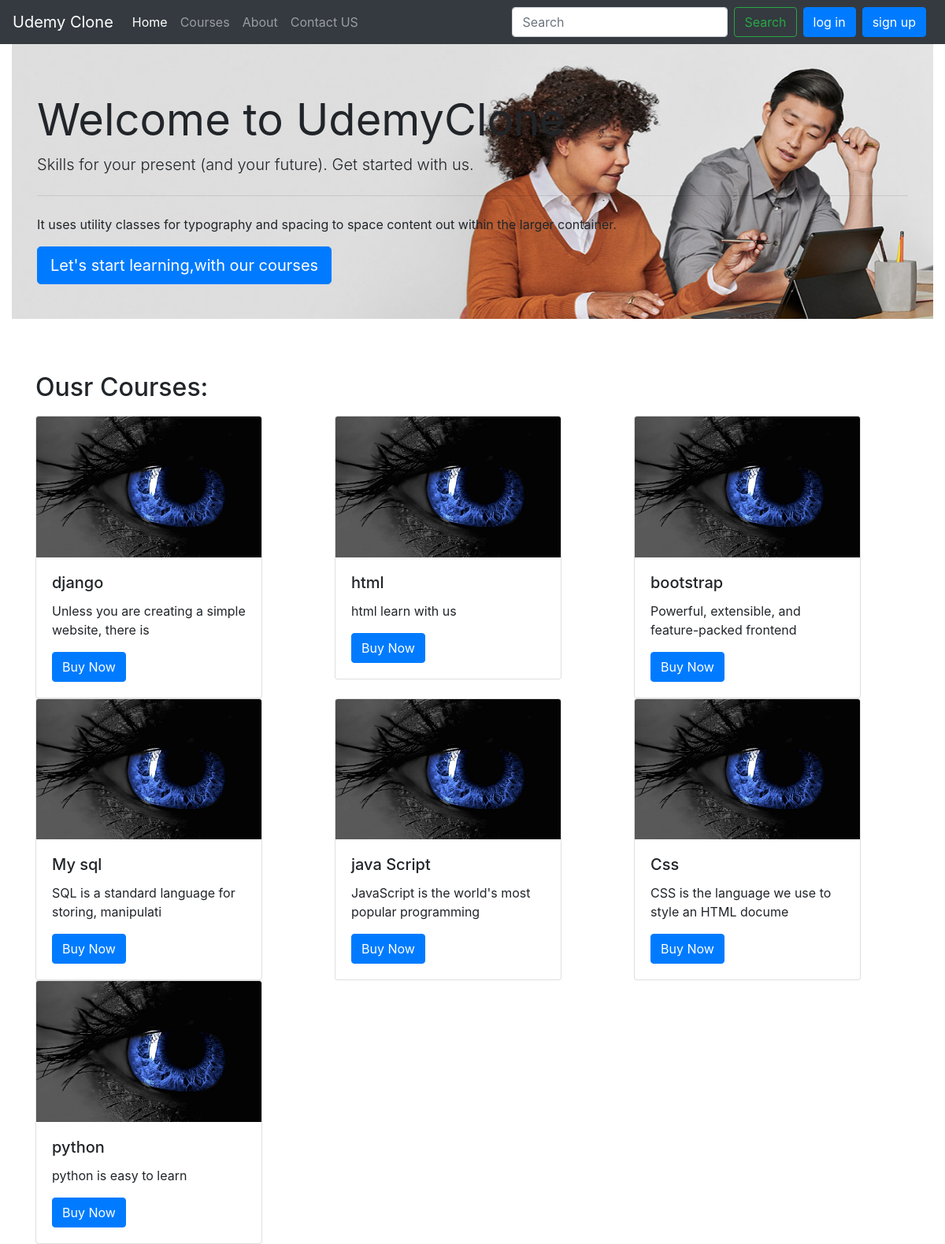
/, run on an earlier commit of the app's database.
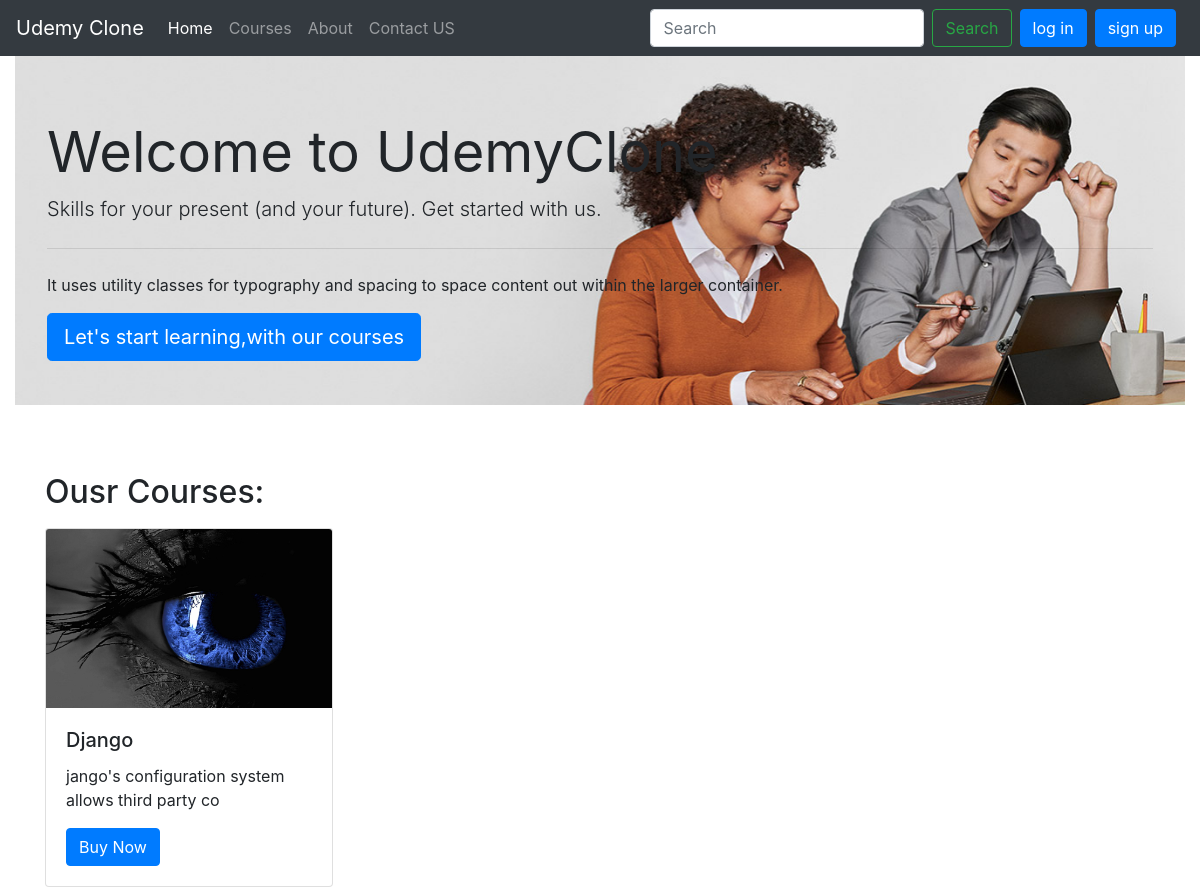
And on a later commit of the database.
### course/models.py (models this page shows, shortened)
class Course(models.Model):
    sno = models.AutoField(primary_key=True)
    title = models.CharField(max_length=50, default="")
    price = models.FloatField( )
    desc = models.CharField(max_length=50, default="")
    author= models.CharField(max_length=50, default="")
    content = models.TextField(default="")
    image = models.ImageField()

### udemy/views.py (the view)
# urls.py: path('', views.home, name='home'),
def home(request):
    courses = Course.objects.all()
    n= len(courses)
    nSlides= n//4 + ceil((n/4) + (n//4))
    context = {"courses": courses, 'range':range(0,nSlides)}
    return render(request, 'home/home.html', context)

### templates/home/home.html (shortened to what this page needs)
{% extends 'base.html' %} {% block title %} Home {% endblock title %}
{% block body %}
{% load static %}
<div class="container-fluid mx-0">
  <div id="carouselExampleSlidesOnly" class="carousel slide w-100" data-ride="carousel">
    <div class="carousel-inner">
      <div class="carousel-item  active">
          <img src="{% static 'img/bg2.jpg' %}" class="d-block w-100 mx-0 " alt="...">
      </div>
    </div>
  </div>
<div class="jumbotron bg-transparent" style="  margin-top: -350px; position: relative;">
    <h1 class="display-4 w-100"><b>Welcome to UdemyClone</b></h1>
    <p class="lead">Skills for your present (and your future). Get started with us.</p>
    <hr class="my-4">
    <p>It uses utility classes for typography and spacing to space content out within the larger container.</p>
    <p class="lead">
      <a class="btn btn-primary btn-lg" href="{% url 'course' %}" role="button">Let's start learning,with our courses</a>
    </p>
  </div>
</div>
<div class="container">
    <h2 class="my-3">Ousr Courses:</h2>
    <div class="row">
        {% for course in courses  %}
        <div class="col">
            <div class="card" style="width: 18rem;">
                <img src="{{ course.image.url }}" class="card-img-top" alt="...">
                <div class="card-body">
                  <h5 class="card-title">{{course.title}}</h5>
                  <p class="card-text">{{course.desc}}</p>
                  <a href="{% url 'coursehome' slug=course.sno %}" class="btn btn-primary">Buy Now</a>
                </div>
              </div>
        </div>
        {% endfor %}
    </div>
</div>
{% endblock body %}

### templates/base.html (shortened to what this page needs)
<!DOCTYPE html>
<html lang="en">
<head>
  <link rel="stylesheet" href="https://cdn.jsdelivr.net/npm/bootstrap@4.6.2/dist/css/bootstrap.min.css"
 />
</head>
<body>
  <nav class="navbar navbar-expand-lg navbar-dark bg-dark">
    <a class="navbar-brand" href="/">Udemy Clone</a>
    <div class="collapse navbar-collapse" id="navbarSupportedContent">
      <ul class="navbar-nav mr-auto">
        <li class="nav-item active">
          <a class="nav-link" href="{% url 'home' %}">Home <span class="sr-only">(current)</span></a>
        </li>
        <li class="nav-item">
          <a class="nav-link" href="{% url 'course' %}">Courses</a>
        </li>
        <li class="nav-item">
          <a class="nav-link" href="{% url 'course' %}">About</a>
        </li>
        <li class="nav-item">
          <a class="nav-link" href="{% url 'contact' %}">Contact US</a>
        </li>
      </ul>
      <form class="form-inline my-2 my-lg-0">
        <input class="form-control mr-sm-2" type="search" placeholder="Search" aria-label="Search" />
        <button class="btn btn-outline-success my-2 my-sm-0" type="submit">
          Search
        </button>
      </form>
      {% if request.session.user %}
      <ul class="navbar-nav mr-2">
        <li class="nav-item dropdown">
          <a class="nav-link dropdown-toggle" href='#' id="navbarDropdown" role="button" data-toggle="dropdown">
            <img src="https://mdbcdn.b-cdn.net/img/new/avatars/2.webp" class="rounded-circle mx-2" style="width: 40px"
            alt="Avatar" />{{request.session.user}}</a>
          <div class="dropdown-menu" aria-labelledby="navbarDropdown">
            <a class="dropdown-item" href="{% url 'logout' %}">Logout</a>
          </div>
        </li>
      </ul>
    </div>
    {% else %}
    <button type="submit" class="btn btn-primary mx-2" data-toggle="modal" data-target="#loginModal">
      log in
    </button>
    <button type="submit" class="btn btn-primary mr-2" data-toggle="modal" data-target="#signupModal">
      sign up
    </button>
    {% endif %}
    </div>
  </nav>
  {% block body %}{% endblock body %}
</body>
</html>

What changed in the data, as far as the page shows it:
removed Course: image (picture), title "html", desc "html learn with us"
removed Course: image (picture), title "bootstrap", desc "Powerful, extensible, and feature-packed frontend"
removed Course: image (picture), title "My sql", desc "SQL is a standard language for storing, manipulati"
removed Course: image (picture), title "java Script", desc "JavaScript is the world's most popular programming"
removed Course: image (picture), title "Css", desc "CSS is the language we use to style an HTML docume"
removed Course: image (picture), title "python", desc "python is easy to learn"
changed Course: title "django" → "Django"; desc "Unless you are creating a simple website, there is" → "jango's configuration system allows third party co"
